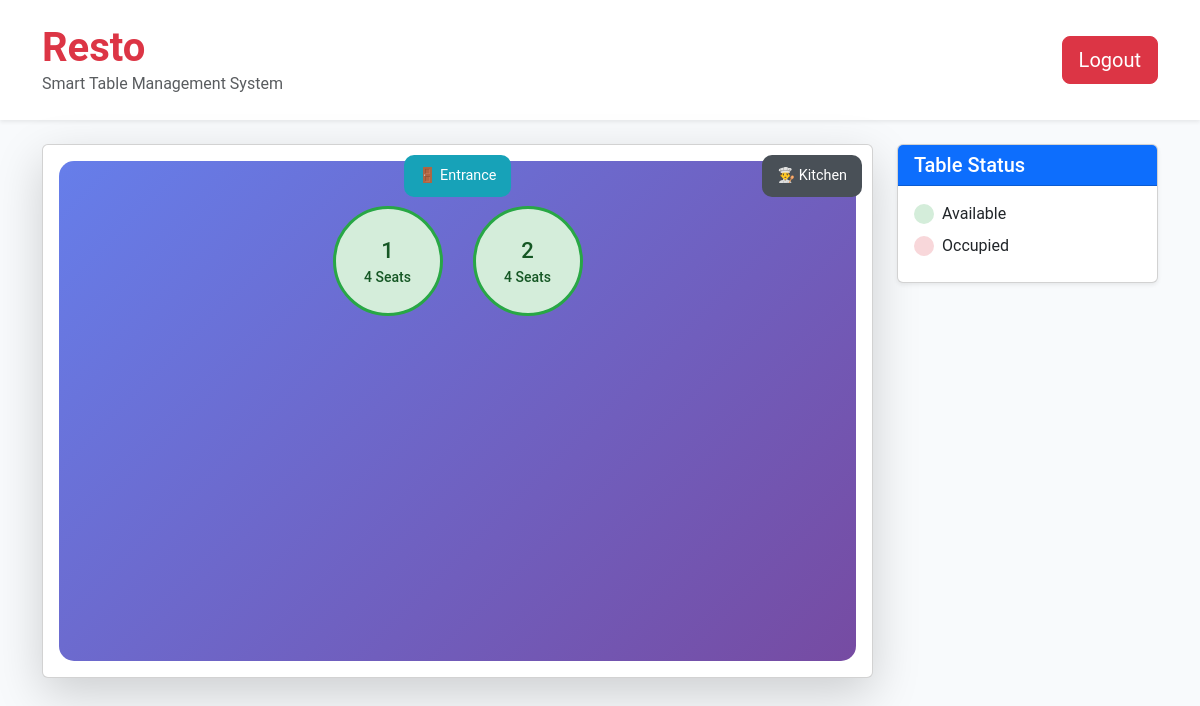
/tables, run on an earlier commit of the app's database.
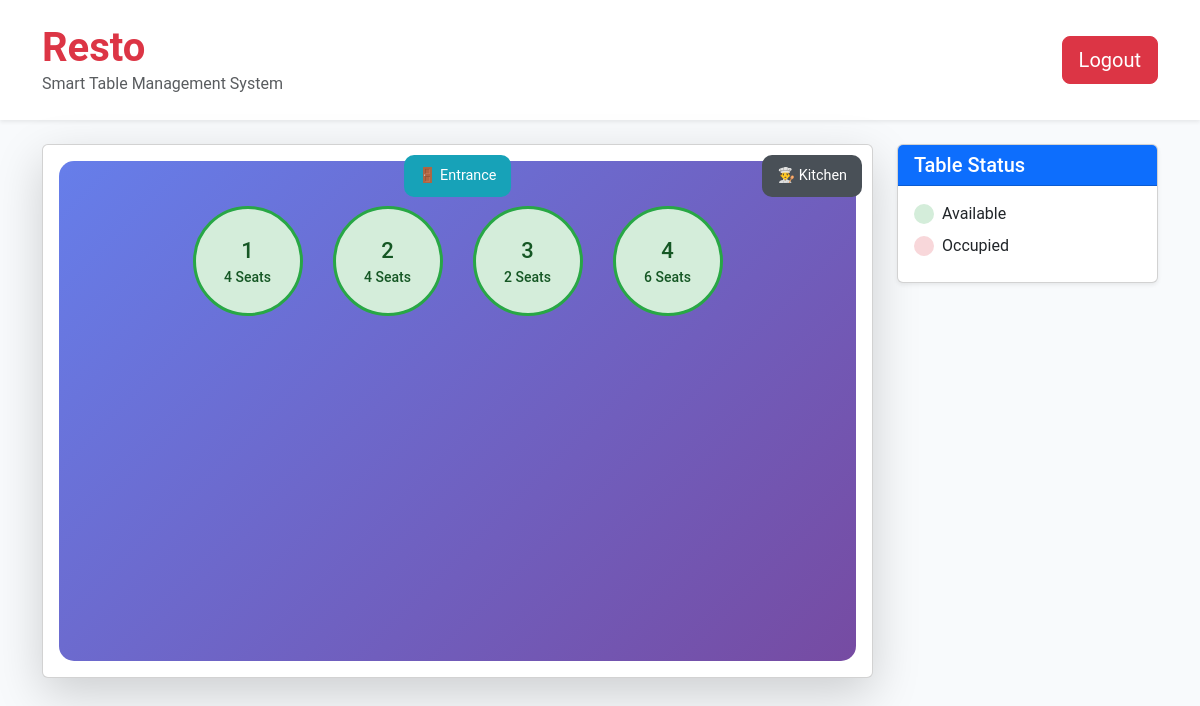
And on a later commit of the database.
### app/models.py (models this page shows)
class Tables(models.Model):
    number=models.IntegerField(unique=True)
    capacity=models.IntegerField()
    location=models.CharField(max_length=100)
    status = models.CharField(max_length=20, default="available")

### app/views.py (the view)
# urls.py: path('tables',views.tables,name='tables'),
def tables(request):
    a=Tables.objects.all()
    return render(request,'Tables.html',{'a':a})

### templates/Tables.html (shortened to what this page needs)
<!DOCTYPE html>
{% load static %}
<html lang="en">
<head>
  <link href="https://cdn.jsdelivr.net/npm/bootstrap@5.3.0/dist/css/bootstrap.min.css" rel="stylesheet">
</head>
<body>
  <header class="bg-white shadow-sm py-4 mb-4">
    <div class="container">
      <div class="row align-items-center">
        <div class="col-md-8">
          <h1 class="display-6 fw-bold text-danger mb-0">Resto</h1>
          <p class="text-muted mb-0">Smart Table Management System</p>
        </div>
        <div class="col-md-4 text-end">
          <a href="{% url 'logout' %}" class="btn btn-danger btn-lg">Logout</a>
        </div>
      </div>
    </div>
  </header>
  <div class="container mb-5">
    <div class="row g-4">
      <div class="col-lg-9">
        <div class="card shadow-lg">
          <div class="card-body position-relative">
            <div class="section-box entrance">🚪 Entrance</div>
            <div class="section-box kitchen">👨‍🍳 Kitchen</div>
            <div class="floor-plan">
              {% for table in a %}
              <a href="{% url 'menu' table.id %}" style="text-decoration:none;">
                <div class="table-item
                  {% if table.status == 'available' %}table-available
                  {% elif table.status == 'occupied' %}table-occupied
                  {% elif table.status == 'reserved' %}table-reserved
                  {% else %}table-cleaning
                  {% endif %}">
                  <span style="font-size:22px;">{{ table.number }}</span>
                  <small>{{ table.capacity }} Seats</small>
                </div>
              </a>
              {% endfor %}
            </div>
          </div>
        </div>
      </div>
      <div class="col-lg-3">
        <div class="card shadow-sm mb-4">
          <div class="card-header bg-primary text-white">
            <h5 class="mb-0">Table Status</h5>
          </div>
          <div class="card-body">
            <div class="d-flex align-items-center mb-2">
              <div class="me-2 rounded-circle table-available" style="width:20px; height:20px;"></div> Available
            </div>
            <div class="d-flex align-items-center mb-2">
              <div class="me-2 rounded-circle table-occupied" style="width:20px; height:20px;"></div> Occupied
            </div>
          </div>
        </div>
      </div>
    </div>
  </div>
</body>
</html>

What changed in the data, as far as the page shows it:
added Tables: number "3", capacity "2"
added Tables: number "4", capacity "6"
